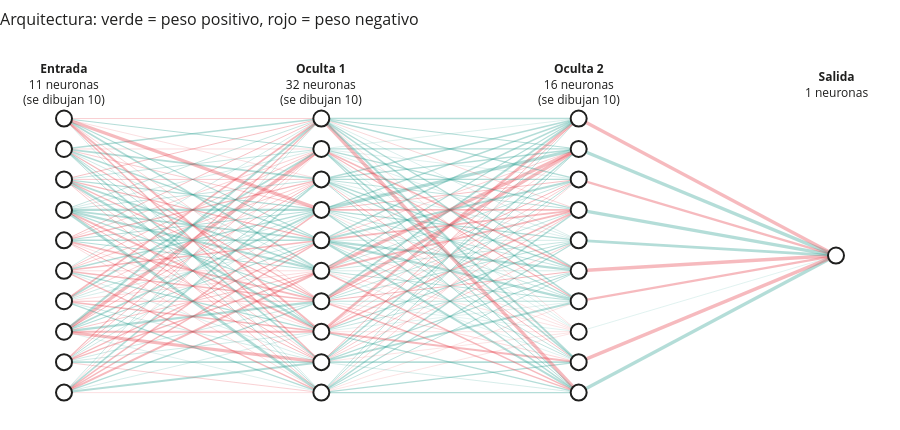

The code cell stored with this chart in its notebook:
### Code cell
front = FrontendRedNeuronal(modelo)
front.figura_arquitectura()
